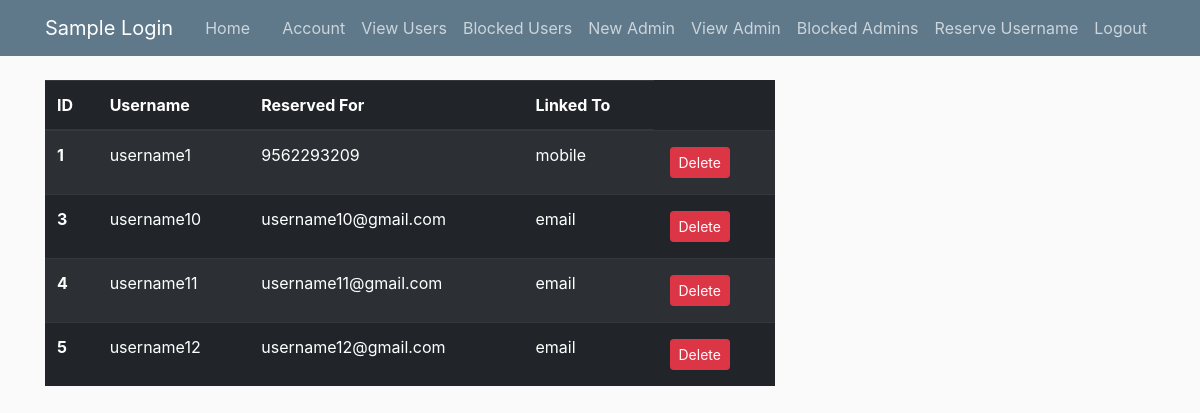
Page /viewReservedUsernames (signed in) on the earlier database version.
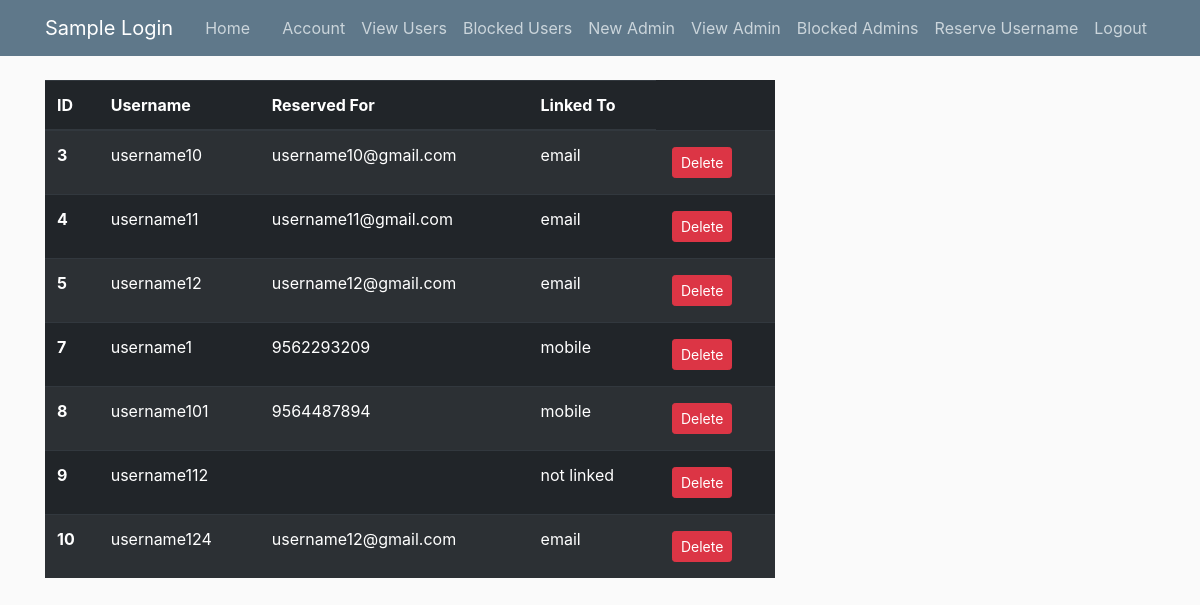
Same page on the later database version.
### flaskapp/models.py (models this page shows, shortened)
class ReservedUsername(db.Model):
    id = db.Column(db.Integer, primary_key = True)
    res_username = db.Column(db.String(20), unique=True, nullable=False)
    reserved_for = db.Column(db.String(20), nullable=False, default='N/A')
    modified_on = db.Column(db.DateTime, nullable=False, default=datetime.utcnow)
    linkedto = db.Column(db.String(20), default='notlinked')

### flaskapp/routes.py (the view)
@app.route("/viewReservedUsernames")
@login_required
def viewReservedUsernames():
    if current_user.category != 'admin':
        return  redirect(url_for('home'))
    res_user = ReservedUsername.query.all()
    return render_template('viewResUser.html',  resUser = res_user, title = 'Reserved Usernames')

### flaskapp/models.py (called while the page is built)
@login_manager.user_loader
def load_user(user_id):
    return User.query.get(int(user_id))

### flaskapp/templates/viewResUser.html (shortened to what this page needs)
{% extends 'layout.html' %}
{% block content %}
    <table class="table table-striped table-dark">
        <thead>
        <tr>
            <th scope="col">ID</th>
            <th scope="col">Username</th>
            <th scope="col">Reserved For</th>
            <th scope="col">Linked To</th>
        </tr>
        </thead>
        <tbody>
            {% for res in resUser %}
                <tr>
                    <th scope="row">{{ res.id }}</th>
                    <td>{{ res.res_username }}</td>
                    <td>{{ res.reserved_for }}</td>
                    <td>{{ res.linkedto }}</td>
                    <td>
                        <button type="button" class="btn btn-danger btn-sm m-1" data-toggle="modal" data-target="#deleteUsernameModal{{ res.id }}">Delete</button>
                    </td>
                </tr>
            {% endfor %}
        </tbody>
    </table>
{% endblock %}

### flaskapp/templates/layout.html (shortened to what this page needs)
<!DOCTYPE html>
<html lang="en">
<head>
    <link rel="stylesheet" href="https://stackpath.bootstrapcdn.com/bootstrap/4.1.3/css/bootstrap.min.css">
    <link rel="stylesheet" type = "text/css" href = "{{  url_for('static', filename = 'main.css') }}">
</head>
<body>
    <header class="site-header">
        <nav class="navbar navbar-expand-md navbar-dark bg-steel fixed-top">
          <div class="container">
            <a class="navbar-brand mr-4" href="/">Sample Login</a>
            <div class="collapse navbar-collapse" id="navbarToggle">
              <div class="navbar-nav mr-auto">
                <a class="nav-item nav-link" href="{{ url_for('login') }}">Home</a>
              </div>
              <div class="navbar-nav">
                {% if current_user.is_authenticated %}
                  <a class="nav-item nav-link" href="{{ url_for('account') }}">Account</a>
                  {% if current_user.category == 'admin' %}
                    <a class="nav-item nav-link" href="{{ url_for('usersview') }}">View Users</a>
                    <a class="nav-item nav-link" href="{{ url_for('blockedUsersView') }}">Blocked Users</a>
                    <a class="nav-item nav-link" href="{{ url_for('addAdmin') }}">New Admin</a>
                    <a class="nav-item nav-link" href="{{ url_for('subAdminView') }}">View Admin</a>
                    <a class="nav-item nav-link" href="{{ url_for('blockedSubAdminView') }}">Blocked Admins</a>
                    <a class="nav-item nav-link" href="{{ url_for('reserveUsername') }}">Reserve Username</a>
                  {% endif %}
                  <a class="nav-item nav-link" href="{{ url_for('logout') }}">Logout</a>
                {% else %}
                  <a class="nav-item nav-link" href="{{ url_for('login') }}">Login</a>
                  <a class="nav-item nav-link" href="{{ url_for('regUser') }}">Register</a>
                {% endif %}
              </div>
            </div>
          </div>
        </nav>
    </header>
    <main role="main" class="container">
        <div class="row">
          <div class="col-md-8">
            {% block content %}{% endblock %}
          </div>
        </div>
      </main>
</body>
</html>

### flaskapp/static/main.css (style rules this page uses)
body { background: #fafafa; color: #333333; margin-top: 5rem; }
.bg-steel { background-color: #5f788a; }
.site-header .navbar-nav .nav-link { color: #cbd5db; }

Differences in the rows shown:
removed ReservedUsername: id "1", res_username "username1", reserved_for "9562293209", linkedto "mobile"
added ReservedUsername: id "7", res_username "username1", reserved_for "9562293209", linkedto "mobile"
added ReservedUsername: id "8", res_username "username101", reserved_for "9564487894", linkedto "mobile"
added ReservedUsername: id "9", res_username "username112", linkedto "not linked"
added ReservedUsername: id "10", res_username "username124", reserved_for "username12@gmail.com", linkedto "email"
